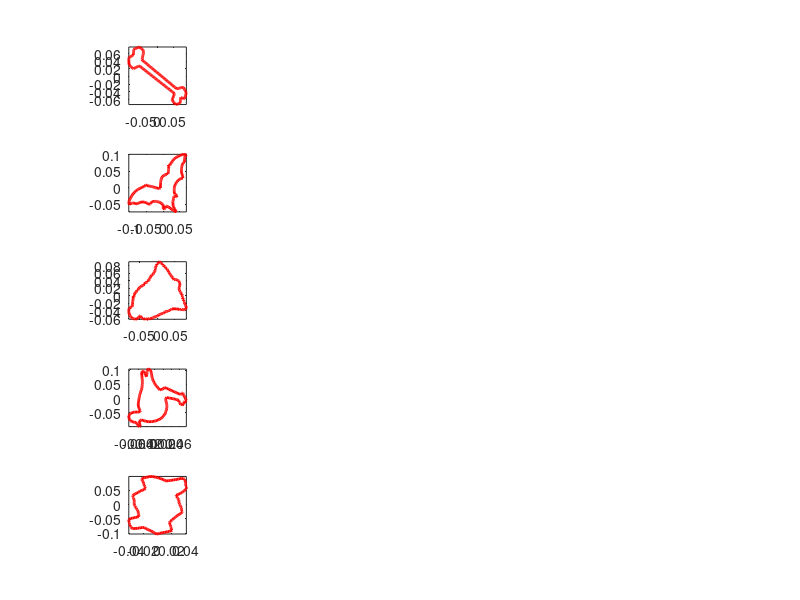

Reproduce this figure in MATLAB. (Note: this script raises an error after producing the figure.)
clear
close all
load MPEG7_05
y0 = MPEG7_05;

dim_projs = [40, 20, 10];
examples = [1, 21, 41, 61, 81];



s_num = size(y0,2);
dim = size(y0,1);

H = -gallery('orthog',dim,4);
H(1,:) = [];


y0 = H'*H*y0;
for ii = 1:s_num 
    y0(:,ii) = y0(:,ii)/norm(y0(:,ii));
end

for ii = 1:length(examples)
    subplot(length(examples), 4, 1+4*(ii-1))
    plot(y0(:,examples(ii)),'r','linewidth',2)
    axis tight
    axis square
end

for dd = 1:length(dim_projs)

    dim_proj = dim_projs(dd);

    % principal geodesic analysis
    mu = mean_shape_riemann(y0,10);

    mulog = Log_map(mu,y0);
    mulogR = [real(mulog); imag(mulog)];
    [U S V] = svds(mulogR', dim_proj);
    tgvector_rec = (U*S*V')';



    tic


    ym= zeros(2, dim, s_num);
    for ii = 1:s_num 
        ym(:,:,ii) = [real(y0(:,ii)) imag(y0(:,ii))]';
    end

    % shape component analysis
    [yt U S] = shape_component_analysis(ym, dim_proj);

    toc

    
    for ii = 1:length(examples)
        ytt = yt(:,:,examples(ii))*U';
        yc1 = ytt(1,:)' + 1i* ytt(2,:)';
        yc1 = yc1/norm(yc1);
        subplot(length(examples), 4, 1+dd+4*(ii-1))
        plot(yc1)
        axis tight
        axis square
    end
    
   
end

